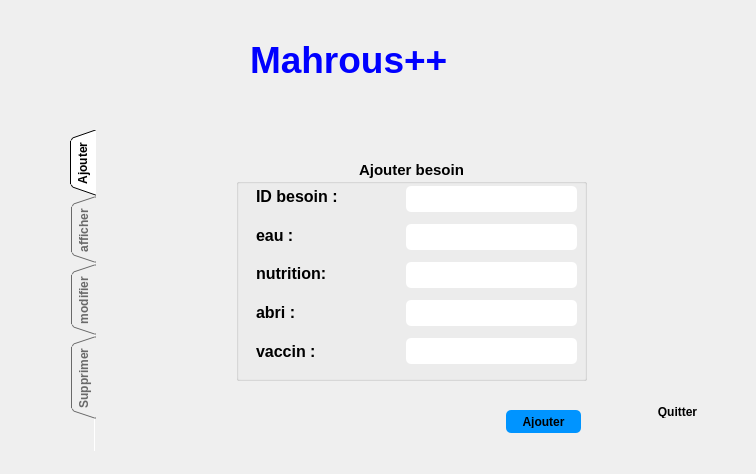
<?xml version="1.0" encoding="UTF-8"?>
<ui version="4.0">
 <class>besoinanim</class>
 <widget class="QDialog" name="besoinanim">
  <property name="geometry">
   <rect>
    <x>0</x>
    <y>0</y>
    <width>756</width>
    <height>474</height>
   </rect>
  </property>
  <property name="windowTitle">
   <string>Dialog</string>
  </property>
  <widget class="QPushButton" name="pushButton">
   <property name="geometry">
    <rect>
     <x>640</x>
     <y>400</y>
     <width>75</width>
     <height>23</height>
    </rect>
   </property>
   <property name="styleSheet">
    <string notr="true">color: &quot;red&quot;;

padding: 5px;
border-radius: 5px;

font-weight: bold;
</string>
   </property>
   <property name="text">
    <string>Quitter</string>
   </property>
  </widget>
  <widget class="QTabWidget" name="tabWidget">
   <property name="enabled">
    <bool>true</bool>
   </property>
   <property name="geometry">
    <rect>
     <x>70</x>
     <y>130</y>
     <width>541</width>
     <height>321</height>
    </rect>
   </property>
   <property name="sizePolicy">
    <sizepolicy hsizetype="Expanding" vsizetype="Expanding">
     <horstretch>0</horstretch>
     <verstretch>0</verstretch>
    </sizepolicy>
   </property>
   <property name="maximumSize">
    <size>
     <width>16777215</width>
     <height>16777215</height>
    </size>
   </property>
   <property name="font">
    <font>
     <pointsize>9</pointsize>
     <weight>75</weight>
     <bold>true</bold>
     <stylestrategy>PreferDefault</stylestrategy>
    </font>
   </property>
   <property name="mouseTracking">
    <bool>false</bool>
   </property>
   <property name="tabletTracking">
    <bool>false</bool>
   </property>
   <property name="focusPolicy">
    <enum>Qt::TabFocus</enum>
   </property>
   <property name="contextMenuPolicy">
    <enum>Qt::DefaultContextMenu</enum>
   </property>
   <property name="acceptDrops">
    <bool>false</bool>
   </property>
   <property name="styleSheet">
    <string notr="true">QTabBar::tab:!selected {color:#696969;}

</string>
   </property>
   <property name="tabPosition">
    <enum>QTabWidget::West</enum>
   </property>
   <property name="tabShape">
    <enum>QTabWidget::Triangular</enum>
   </property>
   <property name="currentIndex">
    <number>0</number>
   </property>
   <property name="elideMode">
    <enum>Qt::ElideRight</enum>
   </property>
   <property name="usesScrollButtons">
    <bool>true</bool>
   </property>
   <property name="documentMode">
    <bool>true</bool>
   </property>
   <property name="tabsClosable">
    <bool>false</bool>
   </property>
   <property name="movable">
    <bool>true</bool>
   </property>
   <widget class="QWidget" name="widget">
    <attribute name="title">
     <string>Ajouter</string>
    </attribute>
    <attribute name="toolTip">
     <string>ajouter </string>
    </attribute>
    <widget class="QGroupBox" name="groupBox">
     <property name="geometry">
      <rect>
       <x>140</x>
       <y>30</y>
       <width>351</width>
       <height>221</height>
      </rect>
     </property>
     <property name="font">
      <font>
       <pointsize>11</pointsize>
       <weight>75</weight>
       <bold>true</bold>
       <strikeout>false</strikeout>
       <kerning>true</kerning>
      </font>
     </property>
     <property name="layoutDirection">
      <enum>Qt::LeftToRight</enum>
     </property>
     <property name="autoFillBackground">
      <bool>false</bool>
     </property>
     <property name="styleSheet">
      <string notr="true"/>
     </property>
     <property name="inputMethodHints">
      <set>Qt::ImhNone</set>
     </property>
     <property name="title">
      <string>Ajouter besoin</string>
     </property>
     <property name="alignment">
      <set>Qt::AlignHCenter|Qt::AlignTop</set>
     </property>
     <property name="flat">
      <bool>false</bool>
     </property>
     <property name="checkable">
      <bool>false</bool>
     </property>
     <widget class="QWidget" name="verticalLayoutWidget">
      <property name="geometry">
       <rect>
        <x>20</x>
        <y>20</y>
        <width>132</width>
        <height>188</height>
       </rect>
      </property>
      <layout class="QVBoxLayout" name="verticalLayout">
       <item>
        <widget class="QLabel" name="label_4">
         <property name="text">
          <string>&lt;html&gt;&lt;head/&gt;&lt;body&gt;&lt;p&gt;&lt;span style=&quot; font-size:12pt; font-weight:600;&quot;&gt;ID besoin :&lt;/span&gt;&lt;/p&gt;&lt;/body&gt;&lt;/html&gt;</string>
         </property>
        </widget>
       </item>
       <item>
        <widget class="QLabel" name="label_6">
         <property name="text">
          <string>&lt;html&gt;&lt;head/&gt;&lt;body&gt;&lt;p&gt;&lt;span style=&quot; font-size:12pt; font-weight:600;&quot;&gt;eau :&lt;/span&gt;&lt;/p&gt;&lt;/body&gt;&lt;/html&gt;</string>
         </property>
        </widget>
       </item>
       <item>
        <widget class="QLabel" name="label_7">
         <property name="text">
          <string>&lt;html&gt;&lt;head/&gt;&lt;body&gt;&lt;p&gt;&lt;span style=&quot; font-size:12pt; font-weight:600;&quot;&gt;nutrition:&lt;/span&gt;&lt;/p&gt;&lt;/body&gt;&lt;/html&gt;</string>
         </property>
        </widget>
       </item>
       <item>
        <widget class="QLabel" name="label_11">
         <property name="text">
          <string>&lt;html&gt;&lt;head/&gt;&lt;body&gt;&lt;p&gt;&lt;span style=&quot; font-size:12pt; font-weight:600;&quot;&gt;abri :&lt;/span&gt;&lt;/p&gt;&lt;/body&gt;&lt;/html&gt;</string>
         </property>
        </widget>
       </item>
       <item>
        <widget class="QLabel" name="label">
         <property name="text">
          <string>&lt;html&gt;&lt;head/&gt;&lt;body&gt;&lt;p&gt;&lt;span style=&quot; font-size:12pt; font-weight:600;&quot;&gt;vaccin :&lt;/span&gt;&lt;/p&gt;&lt;/body&gt;&lt;/html&gt;</string>
         </property>
        </widget>
       </item>
      </layout>
     </widget>
     <widget class="QWidget" name="verticalLayoutWidget_2">
      <property name="geometry">
       <rect>
        <x>170</x>
        <y>20</y>
        <width>171</width>
        <height>191</height>
       </rect>
      </property>
      <layout class="QVBoxLayout" name="verticalLayout_2">
       <item>
        <widget class="QLineEdit" name="cx_idcategorie">
         <property name="styleSheet">
          <string notr="true">QLineEdit {
padding: 5px;
border-radius: 5px;

font-weight: bold;
}</string>
         </property>
        </widget>
       </item>
       <item>
        <widget class="QLineEdit" name="cx_nomcategorie">
         <property name="styleSheet">
          <string notr="true">QLineEdit {
padding: 5px;
border-radius: 5px;

font-weight: bold;
}</string>
         </property>
        </widget>
       </item>
       <item>
        <widget class="QLineEdit" name="cx_nomcategorie_4">
         <property name="styleSheet">
          <string notr="true">QLineEdit {
padding: 5px;
border-radius: 5px;

font-weight: bold;
}</string>
         </property>
        </widget>
       </item>
       <item>
        <widget class="QLineEdit" name="cx_nomcategorie_5">
         <property name="styleSheet">
          <string notr="true">QLineEdit {
padding: 5px;
border-radius: 5px;

font-weight: bold;
}</string>
         </property>
        </widget>
       </item>
       <item>
        <widget class="QLineEdit" name="cx_nomcategorie_6">
         <property name="styleSheet">
          <string notr="true">QLineEdit {
padding: 5px;
border-radius: 5px;

font-weight: bold;
}</string>
         </property>
        </widget>
       </item>
      </layout>
     </widget>
    </widget>
    <widget class="QPushButton" name="pushButton_2">
     <property name="geometry">
      <rect>
       <x>410</x>
       <y>280</y>
       <width>75</width>
       <height>23</height>
      </rect>
     </property>
     <property name="styleSheet">
      <string notr="true">QPushButton {
padding: 5px;
border-radius: 5px;
background-color:#0094ff;
font-weight: bold;
}</string>
     </property>
     <property name="text">
      <string>Ajouter</string>
     </property>
    </widget>
   </widget>
   <widget class="QWidget" name="tab_6">
    <attribute name="title">
     <string>afficher</string>
    </attribute>
    <widget class="QTableView" name="table">
     <property name="geometry">
      <rect>
       <x>80</x>
       <y>20</y>
       <width>431</width>
       <height>241</height>
      </rect>
     </property>
     <property name="styleSheet">
      <string notr="true"/>
     </property>
    </widget>
    <widget class="QPushButton" name="pushButton_3">
     <property name="geometry">
      <rect>
       <x>410</x>
       <y>280</y>
       <width>75</width>
       <height>23</height>
      </rect>
     </property>
     <property name="styleSheet">
      <string notr="true">QPushButton {
padding: 5px;
border-radius: 5px;
background-color:#0094ff;
font-weight: bold;
}</string>
     </property>
     <property name="text">
      <string>Afficher</string>
     </property>
    </widget>
   </widget>
   <widget class="QWidget" name="tab_4">
    <attribute name="title">
     <string>modifier</string>
    </attribute>
    <widget class="QGroupBox" name="groupBox_2">
     <property name="geometry">
      <rect>
       <x>140</x>
       <y>30</y>
       <width>341</width>
       <height>221</height>
      </rect>
     </property>
     <property name="font">
      <font>
       <pointsize>11</pointsize>
       <weight>75</weight>
       <bold>true</bold>
      </font>
     </property>
     <property name="title">
      <string>Modifier catégorie</string>
     </property>
     <property name="alignment">
      <set>Qt::AlignCenter</set>
     </property>
     <widget class="QWidget" name="verticalLayoutWidget_3">
      <property name="geometry">
       <rect>
        <x>10</x>
        <y>30</y>
        <width>130</width>
        <height>181</height>
       </rect>
      </property>
      <layout class="QVBoxLayout" name="verticalLayout_3">
       <item>
        <widget class="QLabel" name="label_14">
         <property name="text">
          <string>&lt;html&gt;&lt;head/&gt;&lt;body&gt;&lt;p&gt;&lt;span style=&quot; font-size:12pt; font-weight:600;&quot;&gt;id besoin :&lt;/span&gt;&lt;/p&gt;&lt;/body&gt;&lt;/html&gt;</string>
         </property>
        </widget>
       </item>
       <item>
        <widget class="QLabel" name="label_8">
         <property name="text">
          <string>&lt;html&gt;&lt;head/&gt;&lt;body&gt;&lt;p&gt;&lt;span style=&quot; font-size:12pt; font-weight:600;&quot;&gt;eau :&lt;/span&gt;&lt;/p&gt;&lt;/body&gt;&lt;/html&gt;</string>
         </property>
        </widget>
       </item>
       <item>
        <widget class="QLabel" name="label_12">
         <property name="text">
          <string>&lt;html&gt;&lt;head/&gt;&lt;body&gt;&lt;p&gt;&lt;span style=&quot; font-size:12pt; font-weight:600;&quot;&gt;nutrition :&lt;/span&gt;&lt;/p&gt;&lt;/body&gt;&lt;/html&gt;</string>
         </property>
        </widget>
       </item>
       <item>
        <widget class="QLabel" name="label_5">
         <property name="text">
          <string>&lt;html&gt;&lt;head/&gt;&lt;body&gt;&lt;p&gt;&lt;span style=&quot; font-size:12pt; font-weight:600;&quot;&gt;abri :&lt;/span&gt;&lt;/p&gt;&lt;/body&gt;&lt;/html&gt;</string>
         </property>
        </widget>
       </item>
       <item>
        <widget class="QLabel" name="label_13">
         <property name="text">
          <string>&lt;html&gt;&lt;head/&gt;&lt;body&gt;&lt;p&gt;&lt;span style=&quot; font-size:12pt; font-weight:600;&quot;&gt;vaccin :&lt;/span&gt;&lt;/p&gt;&lt;/body&gt;&lt;/html&gt;</string>
         </property>
        </widget>
       </item>
      </layout>
     </widget>
     <widget class="QWidget" name="verticalLayoutWidget_4">
      <property name="geometry">
       <rect>
        <x>160</x>
        <y>30</y>
        <width>151</width>
        <height>181</height>
       </rect>
      </property>
      <layout class="QVBoxLayout" name="verticalLayout_4">
       <item>
        <widget class="QLineEdit" name="cx_eau_2">
         <property name="styleSheet">
          <string notr="true">QLineEdit {
padding: 5px;
border-radius: 5px;

font-weight: bold;
}</string>
         </property>
        </widget>
       </item>
       <item>
        <widget class="QLineEdit" name="cx_eau">
         <property name="styleSheet">
          <string notr="true">QLineEdit {
padding: 5px;
border-radius: 5px;

font-weight: bold;
}</string>
         </property>
        </widget>
       </item>
       <item>
        <widget class="QLineEdit" name="cx_nutrition">
         <property name="styleSheet">
          <string notr="true">QLineEdit {
padding: 5px;
border-radius: 5px;

font-weight: bold;
}</string>
         </property>
        </widget>
       </item>
       <item>
        <widget class="QLineEdit" name="cx_abri">
         <property name="styleSheet">
          <string notr="true">QLineEdit {
padding: 5px;
border-radius: 5px;

font-weight: bold;
}</string>
         </property>
        </widget>
       </item>
       <item>
        <widget class="QLineEdit" name="cx_vaccin">
         <property name="styleSheet">
          <string notr="true">QLineEdit {
padding: 5px;
border-radius: 5px;

font-weight: bold;
}</string>
         </property>
        </widget>
       </item>
      </layout>
     </widget>
    </widget>
    <widget class="QPushButton" name="modifier">
     <property name="geometry">
      <rect>
       <x>410</x>
       <y>280</y>
       <width>75</width>
       <height>23</height>
      </rect>
     </property>
     <property name="styleSheet">
      <string notr="true">QPushButton {
padding: 5px;
border-radius: 5px;
background-color:#0094ff;
font-weight: bold;
}</string>
     </property>
     <property name="text">
      <string>Modifier</string>
     </property>
    </widget>
   </widget>
   <widget class="QWidget" name="tab_5">
    <attribute name="title">
     <string>Supprimer</string>
    </attribute>
    <widget class="QLabel" name="label_9">
     <property name="geometry">
      <rect>
       <x>140</x>
       <y>150</y>
       <width>141</width>
       <height>20</height>
      </rect>
     </property>
     <property name="text">
      <string>&lt;html&gt;&lt;head/&gt;&lt;body&gt;&lt;p&gt;&lt;span style=&quot; font-size:12pt; font-weight:600;&quot;&gt;id besoin :&lt;/span&gt;&lt;/p&gt;&lt;/body&gt;&lt;/html&gt;</string>
     </property>
    </widget>
    <widget class="QLineEdit" name="cx_nomcategorie_3">
     <property name="geometry">
      <rect>
       <x>330</x>
       <y>150</y>
       <width>181</width>
       <height>20</height>
      </rect>
     </property>
     <property name="styleSheet">
      <string notr="true">QLineEdit {
padding: 5px;
border-radius: 5px;

font-weight: bold;
}</string>
     </property>
    </widget>
    <widget class="QPushButton" name="supprimer">
     <property name="geometry">
      <rect>
       <x>410</x>
       <y>260</y>
       <width>75</width>
       <height>23</height>
      </rect>
     </property>
     <property name="styleSheet">
      <string notr="true">QPushButton {
padding: 5px;
border-radius: 5px;
background-color:#0094ff;
font-weight: bold;
}</string>
     </property>
     <property name="text">
      <string>Supprimer</string>
     </property>
    </widget>
   </widget>
  </widget>
  <widget class="QLabel" name="pic">
   <property name="enabled">
    <bool>true</bool>
   </property>
   <property name="geometry">
    <rect>
     <x>0</x>
     <y>0</y>
     <width>756</width>
     <height>474</height>
    </rect>
   </property>
   <property name="frameShadow">
    <enum>QFrame::Plain</enum>
   </property>
   <property name="text">
    <string/>
   </property>
   <property name="scaledContents">
    <bool>false</bool>
   </property>
   <property name="wordWrap">
    <bool>false</bool>
   </property>
   <property name="openExternalLinks">
    <bool>false</bool>
   </property>
  </widget>
  <widget class="QLabel" name="label_10">
   <property name="geometry">
    <rect>
     <x>250</x>
     <y>20</y>
     <width>321</width>
     <height>81</height>
    </rect>
   </property>
   <property name="text">
    <string>&lt;html&gt;&lt;head/&gt;&lt;body&gt;&lt;p&gt;&lt;span style=&quot; font-size:28pt; font-weight:600; color:#0000ff;&quot;&gt;Mahrous++&lt;/span&gt;&lt;/p&gt;&lt;/body&gt;&lt;/html&gt;</string>
   </property>
  </widget>
  <zorder>pic</zorder>
  <zorder>pushButton</zorder>
  <zorder>tabWidget</zorder>
  <zorder>label_10</zorder>
 </widget>
 <resources/>
 <connections>
  <connection>
   <sender>pushButton</sender>
   <signal>clicked()</signal>
   <receiver>besoinanim</receiver>
   <slot>accept()</slot>
   <hints>
    <hint type="sourcelabel">
     <x>334</x>
     <y>256</y>
    </hint>
    <hint type="destinationlabel">
     <x>508</x>
     <y>259</y>
    </hint>
   </hints>
  </connection>
 </connections>
</ui>
